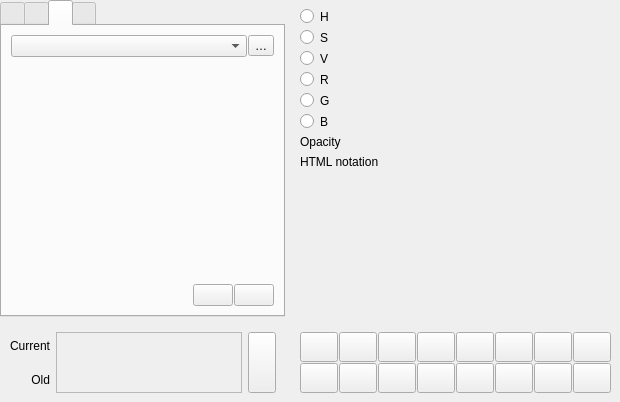
<?xml version="1.0" encoding="UTF-8"?>
<ui version="4.0">
 <class>QgsCompoundColorWidgetBase</class>
 <widget class="QWidget" name="QgsCompoundColorWidgetBase">
  <property name="geometry">
   <rect>
    <x>0</x>
    <y>0</y>
    <width>620</width>
    <height>402</height>
   </rect>
  </property>
  <layout class="QVBoxLayout" name="verticalLayout_2">
   <property name="leftMargin">
    <number>0</number>
   </property>
   <property name="topMargin">
    <number>0</number>
   </property>
   <property name="rightMargin">
    <number>0</number>
   </property>
   <property name="bottomMargin">
    <number>0</number>
   </property>
   <item>
    <layout class="QGridLayout" name="mGridLayout" rowstretch="1,0" columnstretch="1,0">
     <property name="horizontalSpacing">
      <number>6</number>
     </property>
     <item row="0" column="0">
      <widget class="QTabWidget" name="mTabWidget">
       <property name="currentIndex">
        <number>2</number>
       </property>
       <property name="iconSize">
        <size>
         <width>16</width>
         <height>16</height>
        </size>
       </property>
       <widget class="QWidget" name="iconColorBox">
        <attribute name="icon">
         <iconset resource="../../images/images.qrc">
          <normaloff>:/images/themes/default/mIconColorBox.svg</normaloff>:/images/themes/default/mIconColorBox.svg</iconset>
        </attribute>
        <attribute name="title">
         <string/>
        </attribute>
        <attribute name="toolTip">
         <string>Color ramp</string>
        </attribute>
        <layout class="QHBoxLayout" name="horizontalLayout_9">
         <item>
          <widget class="QgsColorBox" name="mColorBox" native="true"/>
         </item>
         <item>
          <widget class="QgsColorRampWidget" name="mVerticalRamp" native="true"/>
         </item>
        </layout>
       </widget>
       <widget class="QWidget" name="widget">
        <attribute name="icon">
         <iconset resource="../../images/images.qrc">
          <normaloff>:/images/themes/default/mIconColorWheel.svg</normaloff>:/images/themes/default/mIconColorWheel.svg</iconset>
        </attribute>
        <attribute name="title">
         <string/>
        </attribute>
        <attribute name="toolTip">
         <string>Color wheel</string>
        </attribute>
        <layout class="QHBoxLayout" name="horizontalLayout_10">
         <item>
          <widget class="QgsColorWheel" name="mColorWheel" native="true"/>
         </item>
        </layout>
       </widget>
       <widget class="QWidget" name="tab">
        <attribute name="icon">
         <iconset resource="../../images/images.qrc">
          <normaloff>:/images/themes/default/mIconColorSwatches.svg</normaloff>:/images/themes/default/mIconColorSwatches.svg</iconset>
        </attribute>
        <attribute name="title">
         <string/>
        </attribute>
        <attribute name="toolTip">
         <string>Color swatches</string>
        </attribute>
        <layout class="QVBoxLayout" name="verticalLayout_3" stretch="0,1,0">
         <property name="spacing">
          <number>2</number>
         </property>
         <item>
          <layout class="QHBoxLayout" name="horizontalLayout_7">
           <property name="spacing">
            <number>1</number>
           </property>
           <item>
            <widget class="QComboBox" name="mSchemeComboBox"/>
           </item>
           <item>
            <widget class="QToolButton" name="mSchemeToolButton">
             <property name="text">
              <string>…</string>
             </property>
             <property name="popupMode">
              <enum>QToolButton::InstantPopup</enum>
             </property>
            </widget>
           </item>
          </layout>
         </item>
         <item>
          <widget class="QgsColorSchemeList" name="mSchemeList" native="true"/>
         </item>
         <item>
          <layout class="QHBoxLayout" name="horizontalLayout_11">
           <property name="spacing">
            <number>1</number>
           </property>
           <item>
            <spacer name="horizontalSpacer">
             <property name="orientation">
              <enum>Qt::Horizontal</enum>
             </property>
             <property name="sizeHint" stdset="0">
              <size>
               <width>40</width>
               <height>20</height>
              </size>
             </property>
            </spacer>
           </item>
           <item>
            <widget class="QPushButton" name="mAddColorToSchemeButton">
             <property name="text">
              <string/>
             </property>
             <property name="icon">
              <iconset resource="../../images/images.qrc">
               <normaloff>:/images/themes/default/symbologyAdd.svg</normaloff>:/images/themes/default/symbologyAdd.svg</iconset>
             </property>
            </widget>
           </item>
           <item>
            <widget class="QPushButton" name="mRemoveColorsFromSchemeButton">
             <property name="text">
              <string/>
             </property>
             <property name="icon">
              <iconset resource="../../images/images.qrc">
               <normaloff>:/images/themes/default/symbologyRemove.svg</normaloff>:/images/themes/default/symbologyRemove.svg</iconset>
             </property>
            </widget>
           </item>
          </layout>
         </item>
        </layout>
       </widget>
       <widget class="QWidget" name="tab_2">
        <attribute name="icon">
         <iconset resource="../../images/images.qrc">
          <normaloff>:/images/themes/default/mIconColorPicker.svg</normaloff>:/images/themes/default/mIconColorPicker.svg</iconset>
        </attribute>
        <attribute name="title">
         <string/>
        </attribute>
        <attribute name="toolTip">
         <string>Color picker</string>
        </attribute>
        <layout class="QVBoxLayout" name="verticalLayout_4">
         <item>
          <layout class="QHBoxLayout" name="horizontalLayout_12">
           <item>
            <widget class="QLabel" name="label_2">
             <property name="text">
              <string>Sample average radius</string>
             </property>
            </widget>
           </item>
           <item>
            <widget class="QSpinBox" name="mSpinBoxRadius">
             <property name="suffix">
              <string> px</string>
             </property>
             <property name="minimum">
              <number>1</number>
             </property>
             <property name="maximum">
              <number>100</number>
             </property>
            </widget>
           </item>
          </layout>
         </item>
         <item>
          <widget class="QPushButton" name="mSampleButton">
           <property name="text">
            <string>Sample color</string>
           </property>
          </widget>
         </item>
         <item>
          <widget class="QLabel" name="label_4">
           <property name="text">
            <string>&lt;i&gt;Press space to sample a color from under the mouse cursor&lt;/i&gt;</string>
           </property>
           <property name="textFormat">
            <enum>Qt::AutoText</enum>
           </property>
           <property name="wordWrap">
            <bool>true</bool>
           </property>
          </widget>
         </item>
         <item>
          <widget class="QFrame" name="frame">
           <property name="frameShape">
            <enum>QFrame::StyledPanel</enum>
           </property>
           <property name="frameShadow">
            <enum>QFrame::Raised</enum>
           </property>
           <layout class="QVBoxLayout" name="verticalLayout_5">
            <property name="leftMargin">
             <number>1</number>
            </property>
            <property name="topMargin">
             <number>1</number>
            </property>
            <property name="rightMargin">
             <number>1</number>
            </property>
            <property name="bottomMargin">
             <number>1</number>
            </property>
            <item>
             <widget class="QgsColorPreviewWidget" name="mSamplePreview" native="true">
              <property name="minimumSize">
               <size>
                <width>0</width>
                <height>40</height>
               </size>
              </property>
             </widget>
            </item>
           </layout>
          </widget>
         </item>
         <item>
          <spacer name="verticalSpacer_2">
           <property name="orientation">
            <enum>Qt::Vertical</enum>
           </property>
           <property name="sizeHint" stdset="0">
            <size>
             <width>20</width>
             <height>40</height>
            </size>
           </property>
          </spacer>
         </item>
        </layout>
       </widget>
      </widget>
     </item>
     <item row="0" column="1">
      <widget class="QWidget" name="mSlidersWidget" native="true">
       <layout class="QVBoxLayout" name="verticalLayout">
        <item>
         <layout class="QHBoxLayout" name="horizontalLayout_4" stretch="0,0,1">
          <item>
           <widget class="QRadioButton" name="mHueRadio">
            <property name="text">
             <string/>
            </property>
           </widget>
          </item>
          <item>
           <widget class="QLabel" name="label_5">
            <property name="text">
             <string>H</string>
            </property>
           </widget>
          </item>
          <item>
           <widget class="QgsColorSliderWidget" name="mHueSlider" native="true"/>
          </item>
         </layout>
        </item>
        <item>
         <layout class="QHBoxLayout" name="horizontalLayout_5" stretch="0,0,1">
          <item>
           <widget class="QRadioButton" name="mSaturationRadio">
            <property name="text">
             <string/>
            </property>
           </widget>
          </item>
          <item>
           <widget class="QLabel" name="label_6">
            <property name="text">
             <string>S</string>
            </property>
           </widget>
          </item>
          <item>
           <widget class="QgsColorSliderWidget" name="mSaturationSlider" native="true"/>
          </item>
         </layout>
        </item>
        <item>
         <layout class="QHBoxLayout" name="horizontalLayout_6" stretch="0,0,1">
          <item>
           <widget class="QRadioButton" name="mValueRadio">
            <property name="text">
             <string/>
            </property>
           </widget>
          </item>
          <item>
           <widget class="QLabel" name="label_7">
            <property name="text">
             <string>V</string>
            </property>
           </widget>
          </item>
          <item>
           <widget class="QgsColorSliderWidget" name="mValueSlider" native="true"/>
          </item>
         </layout>
        </item>
        <item>
         <layout class="QHBoxLayout" name="horizontalLayout" stretch="0,0,1">
          <item>
           <widget class="QRadioButton" name="mRedRadio">
            <property name="text">
             <string/>
            </property>
           </widget>
          </item>
          <item>
           <widget class="QLabel" name="label_8">
            <property name="text">
             <string>R</string>
            </property>
           </widget>
          </item>
          <item>
           <widget class="QgsColorSliderWidget" name="mRedSlider" native="true"/>
          </item>
         </layout>
        </item>
        <item>
         <layout class="QHBoxLayout" name="horizontalLayout_2" stretch="0,0,1">
          <item>
           <widget class="QRadioButton" name="mGreenRadio">
            <property name="text">
             <string/>
            </property>
           </widget>
          </item>
          <item>
           <widget class="QLabel" name="label_9">
            <property name="text">
             <string>G</string>
            </property>
           </widget>
          </item>
          <item>
           <widget class="QgsColorSliderWidget" name="mGreenSlider" native="true"/>
          </item>
         </layout>
        </item>
        <item>
         <layout class="QHBoxLayout" name="horizontalLayout_3" stretch="0,0,1">
          <item>
           <widget class="QRadioButton" name="mBlueRadio">
            <property name="text">
             <string/>
            </property>
           </widget>
          </item>
          <item>
           <widget class="QLabel" name="label_10">
            <property name="text">
             <string>B</string>
            </property>
           </widget>
          </item>
          <item>
           <widget class="QgsColorSliderWidget" name="mBlueSlider" native="true"/>
          </item>
         </layout>
        </item>
        <item>
         <layout class="QHBoxLayout" name="mAlphaLayout">
          <item>
           <widget class="QLabel" name="mAlphaLabel">
            <property name="text">
             <string>Opacity</string>
            </property>
           </widget>
          </item>
          <item>
           <widget class="QgsColorSliderWidget" name="mAlphaSlider" native="true"/>
          </item>
         </layout>
        </item>
        <item>
         <layout class="QHBoxLayout" name="horizontalLayout_8">
          <item>
           <widget class="QLabel" name="label">
            <property name="text">
             <string>HTML notation</string>
            </property>
           </widget>
          </item>
          <item>
           <widget class="QgsColorTextWidget" name="mColorText" native="true"/>
          </item>
         </layout>
        </item>
        <item>
         <spacer name="verticalSpacer">
          <property name="orientation">
           <enum>Qt::Vertical</enum>
          </property>
          <property name="sizeHint" stdset="0">
           <size>
            <width>20</width>
            <height>40</height>
           </size>
          </property>
         </spacer>
        </item>
       </layout>
      </widget>
     </item>
     <item row="1" column="0">
      <widget class="QWidget" name="mPreviewWidget" native="true">
       <layout class="QGridLayout" name="gridLayout" columnstretch="0,1,0">
        <item row="0" column="0">
         <widget class="QLabel" name="label_3">
          <property name="text">
           <string>Current</string>
          </property>
          <property name="alignment">
           <set>Qt::AlignRight|Qt::AlignTrailing|Qt::AlignVCenter</set>
          </property>
         </widget>
        </item>
        <item row="1" column="0">
         <widget class="QLabel" name="mOldColorLabel">
          <property name="text">
           <string>Old</string>
          </property>
          <property name="alignment">
           <set>Qt::AlignRight|Qt::AlignTrailing|Qt::AlignVCenter</set>
          </property>
         </widget>
        </item>
        <item row="0" column="2" rowspan="2">
         <widget class="QPushButton" name="mAddCustomColorButton">
          <property name="sizePolicy">
           <sizepolicy hsizetype="Minimum" vsizetype="Expanding">
            <horstretch>0</horstretch>
            <verstretch>0</verstretch>
           </sizepolicy>
          </property>
          <property name="minimumSize">
           <size>
            <width>28</width>
            <height>0</height>
           </size>
          </property>
          <property name="maximumSize">
           <size>
            <width>28</width>
            <height>16777215</height>
           </size>
          </property>
          <property name="text">
           <string/>
          </property>
          <property name="icon">
           <iconset resource="../../images/images.qrc">
            <normaloff>:/images/themes/default/mActionAtlasNext.svg</normaloff>:/images/themes/default/mActionAtlasNext.svg</iconset>
          </property>
          <property name="iconSize">
           <size>
            <width>24</width>
            <height>24</height>
           </size>
          </property>
         </widget>
        </item>
        <item row="0" column="1" rowspan="2">
         <widget class="QFrame" name="frame_2">
          <property name="frameShape">
           <enum>QFrame::StyledPanel</enum>
          </property>
          <property name="frameShadow">
           <enum>QFrame::Raised</enum>
          </property>
          <layout class="QHBoxLayout" name="horizontalLayout_13">
           <property name="leftMargin">
            <number>1</number>
           </property>
           <property name="topMargin">
            <number>1</number>
           </property>
           <property name="rightMargin">
            <number>1</number>
           </property>
           <property name="bottomMargin">
            <number>1</number>
           </property>
           <item>
            <widget class="QgsColorPreviewWidget" name="mColorPreview" native="true">
             <property name="minimumSize">
              <size>
               <width>0</width>
               <height>40</height>
              </size>
             </property>
            </widget>
           </item>
          </layout>
         </widget>
        </item>
       </layout>
      </widget>
     </item>
     <item row="1" column="1">
      <widget class="QWidget" name="mSwatchesWidget" native="true">
       <layout class="QGridLayout" name="gridLayout_4">
        <property name="spacing">
         <number>1</number>
        </property>
        <item row="1" column="0">
         <widget class="QgsColorButton" name="mSwatchButton9">
          <property name="minimumSize">
           <size>
            <width>38</width>
            <height>30</height>
           </size>
          </property>
          <property name="maximumSize">
           <size>
            <width>38</width>
            <height>30</height>
           </size>
          </property>
          <property name="text">
           <string/>
          </property>
         </widget>
        </item>
        <item row="1" column="2">
         <widget class="QgsColorButton" name="mSwatchButton11">
          <property name="minimumSize">
           <size>
            <width>38</width>
            <height>30</height>
           </size>
          </property>
          <property name="maximumSize">
           <size>
            <width>38</width>
            <height>30</height>
           </size>
          </property>
          <property name="text">
           <string/>
          </property>
         </widget>
        </item>
        <item row="1" column="3">
         <widget class="QgsColorButton" name="mSwatchButton12">
          <property name="minimumSize">
           <size>
            <width>38</width>
            <height>30</height>
           </size>
          </property>
          <property name="maximumSize">
           <size>
            <width>38</width>
            <height>30</height>
           </size>
          </property>
          <property name="text">
           <string/>
          </property>
         </widget>
        </item>
        <item row="0" column="4">
         <widget class="QgsColorButton" name="mSwatchButton5">
          <property name="minimumSize">
           <size>
            <width>38</width>
            <height>30</height>
           </size>
          </property>
          <property name="maximumSize">
           <size>
            <width>38</width>
            <height>30</height>
           </size>
          </property>
          <property name="text">
           <string/>
          </property>
         </widget>
        </item>
        <item row="0" column="1">
         <widget class="QgsColorButton" name="mSwatchButton2">
          <property name="minimumSize">
           <size>
            <width>38</width>
            <height>30</height>
           </size>
          </property>
          <property name="maximumSize">
           <size>
            <width>38</width>
            <height>30</height>
           </size>
          </property>
          <property name="text">
           <string/>
          </property>
         </widget>
        </item>
        <item row="0" column="2">
         <widget class="QgsColorButton" name="mSwatchButton3">
          <property name="minimumSize">
           <size>
            <width>38</width>
            <height>30</height>
           </size>
          </property>
          <property name="maximumSize">
           <size>
            <width>38</width>
            <height>30</height>
           </size>
          </property>
          <property name="text">
           <string/>
          </property>
         </widget>
        </item>
        <item row="0" column="0">
         <widget class="QgsColorButton" name="mSwatchButton1">
          <property name="minimumSize">
           <size>
            <width>38</width>
            <height>30</height>
           </size>
          </property>
          <property name="maximumSize">
           <size>
            <width>38</width>
            <height>30</height>
           </size>
          </property>
          <property name="text">
           <string/>
          </property>
         </widget>
        </item>
        <item row="1" column="4">
         <widget class="QgsColorButton" name="mSwatchButton13">
          <property name="minimumSize">
           <size>
            <width>38</width>
            <height>30</height>
           </size>
          </property>
          <property name="maximumSize">
           <size>
            <width>38</width>
            <height>30</height>
           </size>
          </property>
          <property name="text">
           <string/>
          </property>
         </widget>
        </item>
        <item row="0" column="5">
         <widget class="QgsColorButton" name="mSwatchButton6">
          <property name="minimumSize">
           <size>
            <width>38</width>
            <height>30</height>
           </size>
          </property>
          <property name="maximumSize">
           <size>
            <width>38</width>
            <height>30</height>
           </size>
          </property>
          <property name="text">
           <string/>
          </property>
         </widget>
        </item>
        <item row="0" column="6">
         <widget class="QgsColorButton" name="mSwatchButton7">
          <property name="minimumSize">
           <size>
            <width>38</width>
            <height>30</height>
           </size>
          </property>
          <property name="maximumSize">
           <size>
            <width>38</width>
            <height>30</height>
           </size>
          </property>
          <property name="text">
           <string/>
          </property>
         </widget>
        </item>
        <item row="1" column="5">
         <widget class="QgsColorButton" name="mSwatchButton14">
          <property name="minimumSize">
           <size>
            <width>38</width>
            <height>30</height>
           </size>
          </property>
          <property name="maximumSize">
           <size>
            <width>38</width>
            <height>30</height>
           </size>
          </property>
          <property name="text">
           <string/>
          </property>
         </widget>
        </item>
        <item row="1" column="6">
         <widget class="QgsColorButton" name="mSwatchButton15">
          <property name="minimumSize">
           <size>
            <width>38</width>
            <height>30</height>
           </size>
          </property>
          <property name="maximumSize">
           <size>
            <width>38</width>
            <height>30</height>
           </size>
          </property>
          <property name="text">
           <string/>
          </property>
         </widget>
        </item>
        <item row="0" column="7">
         <widget class="QgsColorButton" name="mSwatchButton8">
          <property name="minimumSize">
           <size>
            <width>38</width>
            <height>30</height>
           </size>
          </property>
          <property name="maximumSize">
           <size>
            <width>38</width>
            <height>30</height>
           </size>
          </property>
          <property name="text">
           <string/>
          </property>
         </widget>
        </item>
        <item row="1" column="7">
         <widget class="QgsColorButton" name="mSwatchButton16">
          <property name="minimumSize">
           <size>
            <width>38</width>
            <height>30</height>
           </size>
          </property>
          <property name="maximumSize">
           <size>
            <width>38</width>
            <height>30</height>
           </size>
          </property>
          <property name="text">
           <string/>
          </property>
         </widget>
        </item>
        <item row="0" column="3">
         <widget class="QgsColorButton" name="mSwatchButton4">
          <property name="minimumSize">
           <size>
            <width>38</width>
            <height>30</height>
           </size>
          </property>
          <property name="maximumSize">
           <size>
            <width>38</width>
            <height>30</height>
           </size>
          </property>
          <property name="text">
           <string/>
          </property>
         </widget>
        </item>
        <item row="1" column="1">
         <widget class="QgsColorButton" name="mSwatchButton10">
          <property name="minimumSize">
           <size>
            <width>38</width>
            <height>30</height>
           </size>
          </property>
          <property name="maximumSize">
           <size>
            <width>38</width>
            <height>30</height>
           </size>
          </property>
          <property name="text">
           <string/>
          </property>
         </widget>
        </item>
       </layout>
      </widget>
     </item>
    </layout>
   </item>
  </layout>
  <action name="mActionImportColors">
   <property name="text">
    <string>Import Colors…</string>
   </property>
   <property name="toolTip">
    <string>Import colors from file</string>
   </property>
  </action>
  <action name="mActionExportColors">
   <property name="text">
    <string>Export Colors…</string>
   </property>
   <property name="toolTip">
    <string>Export colors to file</string>
   </property>
  </action>
  <action name="mActionPasteColors">
   <property name="text">
    <string>Paste Colors</string>
   </property>
   <property name="toolTip">
    <string>Paste colors from clipboard</string>
   </property>
  </action>
  <action name="mActionImportPalette">
   <property name="text">
    <string>Import Palette…</string>
   </property>
   <property name="toolTip">
    <string>Import palette from file</string>
   </property>
  </action>
  <action name="mActionRemovePalette">
   <property name="text">
    <string>Remove Palette</string>
   </property>
   <property name="toolTip">
    <string>Remove current palette</string>
   </property>
  </action>
  <action name="mActionNewPalette">
   <property name="text">
    <string>New Palette…</string>
   </property>
   <property name="toolTip">
    <string>Create a new palette</string>
   </property>
  </action>
  <action name="mActionCopyColors">
   <property name="text">
    <string>Copy Colors</string>
   </property>
   <property name="toolTip">
    <string>Copy selected colors</string>
   </property>
  </action>
  <action name="mActionShowInButtons">
   <property name="checkable">
    <bool>true</bool>
   </property>
   <property name="text">
    <string>Show in Color Buttons</string>
   </property>
  </action>
 </widget>
 <customwidgets>
  <customwidget>
   <class>QgsColorButton</class>
   <extends>QToolButton</extends>
   <header>qgscolorbutton.h</header>
   <container>1</container>
  </customwidget>
  <customwidget>
   <class>QgsColorBox</class>
   <extends>QWidget</extends>
   <header location="global">qgscolorwidgets.h</header>
   <container>1</container>
  </customwidget>
  <customwidget>
   <class>QgsColorRampWidget</class>
   <extends>QWidget</extends>
   <header location="global">qgscolorwidgets.h</header>
   <container>1</container>
  </customwidget>
  <customwidget>
   <class>QgsColorWheel</class>
   <extends>QWidget</extends>
   <header location="global">qgscolorwidgets.h</header>
   <container>1</container>
  </customwidget>
  <customwidget>
   <class>QgsColorSliderWidget</class>
   <extends>QWidget</extends>
   <header location="global">qgscolorwidgets.h</header>
   <container>1</container>
  </customwidget>
  <customwidget>
   <class>QgsColorTextWidget</class>
   <extends>QWidget</extends>
   <header location="global">qgscolorwidgets.h</header>
   <container>1</container>
  </customwidget>
  <customwidget>
   <class>QgsColorPreviewWidget</class>
   <extends>QWidget</extends>
   <header location="global">qgscolorwidgets.h</header>
   <container>1</container>
  </customwidget>
  <customwidget>
   <class>QgsColorSchemeList</class>
   <extends>QWidget</extends>
   <header location="global">qgscolorschemelist.h</header>
   <container>1</container>
  </customwidget>
 </customwidgets>
 <resources>
  <include location="../../images/images.qrc"/>
 </resources>
 <connections/>
</ui>
